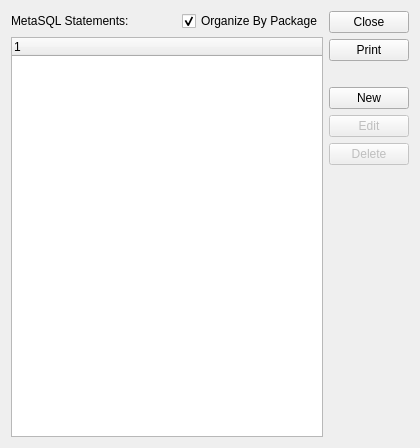
<?xml version="1.0" encoding="UTF-8"?>
<ui version="4.0">
 <comment>This file is part of the xTuple ERP: PostBooks Edition, a free and
open source Enterprise Resource Planning software suite,
Copyright (c) 1999-2019 by OpenMFG LLC, d/b/a xTuple.
It is licensed to you under the Common Public Attribution License
version 1.0, the full text of which (including xTuple-specific Exhibits)
is available at www.xtuple.com/CPAL.  By using this software, you agree
to be bound by its terms.</comment>
 <class>metasqls</class>
 <widget class="QWidget" name="metasqls">
  <property name="geometry">
   <rect>
    <x>0</x>
    <y>0</y>
    <width>420</width>
    <height>448</height>
   </rect>
  </property>
  <property name="windowTitle">
   <string>MetaSQL Statements</string>
  </property>
  <layout class="QGridLayout" name="gridLayout">
   <item row="0" column="3" rowspan="2">
    <layout class="QVBoxLayout" name="verticalLayout">
     <item>
      <widget class="QPushButton" name="_close">
       <property name="text">
        <string>Close</string>
       </property>
      </widget>
     </item>
     <item>
      <widget class="QPushButton" name="_print">
       <property name="text">
        <string>Print</string>
       </property>
      </widget>
     </item>
     <item>
      <spacer name="verticalSpacer">
       <property name="orientation">
        <enum>Qt::Vertical</enum>
       </property>
       <property name="sizeType">
        <enum>QSizePolicy::Fixed</enum>
       </property>
       <property name="sizeHint" stdset="0">
        <size>
         <width>20</width>
         <height>20</height>
        </size>
       </property>
      </spacer>
     </item>
     <item>
      <widget class="QPushButton" name="_new">
       <property name="text">
        <string>New</string>
       </property>
      </widget>
     </item>
     <item>
      <widget class="QPushButton" name="_edit">
       <property name="enabled">
        <bool>false</bool>
       </property>
       <property name="text">
        <string>Edit</string>
       </property>
      </widget>
     </item>
     <item>
      <widget class="QPushButton" name="_delete">
       <property name="enabled">
        <bool>false</bool>
       </property>
       <property name="text">
        <string>Delete</string>
       </property>
      </widget>
     </item>
     <item>
      <spacer name="verticalSpacer_2">
       <property name="orientation">
        <enum>Qt::Vertical</enum>
       </property>
       <property name="sizeHint" stdset="0">
        <size>
         <width>20</width>
         <height>40</height>
        </size>
       </property>
      </spacer>
     </item>
    </layout>
   </item>
   <item row="0" column="0">
    <widget class="QLabel" name="label">
     <property name="text">
      <string>MetaSQL Statements:</string>
     </property>
    </widget>
   </item>
   <item row="1" column="0" colspan="3">
    <widget class="XTreeWidget" name="_list"/>
   </item>
   <item row="0" column="2">
    <widget class="XCheckBox" name="_byPackage">
     <property name="text">
      <string>Organize By Package</string>
     </property>
     <property name="checked">
      <bool>true</bool>
     </property>
    </widget>
   </item>
   <item row="0" column="1">
    <spacer name="horizontalSpacer">
     <property name="orientation">
      <enum>Qt::Horizontal</enum>
     </property>
     <property name="sizeHint" stdset="0">
      <size>
       <width>40</width>
       <height>20</height>
      </size>
     </property>
    </spacer>
   </item>
  </layout>
 </widget>
 <customwidgets>
  <customwidget>
   <class>XCheckBox</class>
   <extends>QCheckBox</extends>
   <header>xcheckbox.h</header>
  </customwidget>
  <customwidget>
   <class>XTreeWidget</class>
   <extends>QTreeWidget</extends>
   <header>xtreewidget.h</header>
   <container>1</container>
  </customwidget>
 </customwidgets>
 <resources/>
 <connections>
  <connection>
   <sender>_close</sender>
   <signal>clicked()</signal>
   <receiver>metasqls</receiver>
   <slot>close()</slot>
   <hints>
    <hint type="sourcelabel">
     <x>418</x>
     <y>27</y>
    </hint>
    <hint type="destinationlabel">
     <x>235</x>
     <y>231</y>
    </hint>
   </hints>
  </connection>
 </connections>
</ui>
